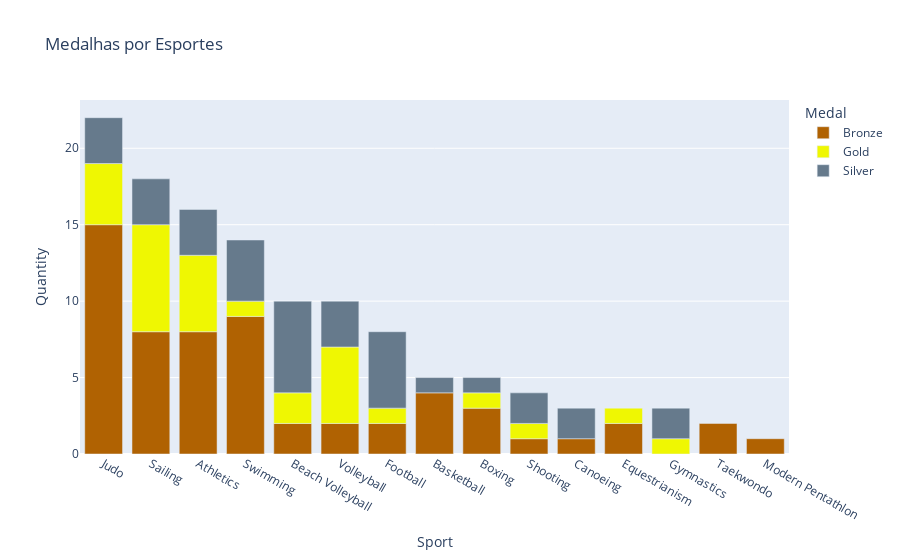

Notebook source saved alongside this figure:
### Code cell
'''
Finalmente, usando o Plotly, passamos o dataframe, com o nome dos esportes no eixo x, a quantidade de medalhas ganhas no eixo
y e o 'hue' por tipo de medalha. Passamos também a lista de esportes com quantidade de medalhas decrescente como 
parâmetro de ordenação do eixo x.
'''

fig2 = px.bar(df_atletas_brasil_medalhas_evento_esporte, x='Sport', y='Quantity', color="Medal", 
                title="Medalhas por Esportes", category_orders={ 'Sport': lista_esportes},
                color_discrete_sequence=['#b06202', '#eff702', '#667a8c'])
fig2.show()

### Figure 1 — Plotly figure (JSON) as saved in the notebook; plotly's stock layout.template omitted (floating-point values rounded to 4 significant figures)
{"data": [{"alignmentgroup": "True", "hovertemplate": "Medal=Bronze<br>Sport=%{x}<br>Quantity=%{y}<extra></extra>", "legendgroup": "Bronze", "marker": {"color": "#b06202", "pattern": {"shape": ""}}, "name": "Bronze", "offsetgroup": "Bronze", "orientation": "v", "showlegend": true, "textposition": "auto", "type": "bar", "x": ["Athletics", "Basketball", "Beach Volleyball", "Boxing", "Canoeing", "Equestrianism", "Football", "Judo", "Modern Pentathlon", "Sailing", "Shooting", "Swimming", "Taekwondo", "Volleyball"], "xaxis": "x", "y": [8, 4, 2, 3, 1, 2, 2, 15, 1, 8, 1, 9, 2, 2], "yaxis": "y"}, {"alignmentgroup": "True", "hovertemplate": "Medal=Gold<br>Sport=%{x}<br>Quantity=%{y}<extra></extra>", "legendgroup": "Gold", "marker": {"color": "#eff702", "pattern": {"shape": ""}}, "name": "Gold", "offsetgroup": "Gold", "orientation": "v", "showlegend": true, "textposition": "auto", "type": "bar", "x": ["Athletics", "Beach Volleyball", "Boxing", "Equestrianism", "Football", "Gymnastics", "Judo", "Sailing", "Shooting", "Swimming", "Volleyball"], "xaxis": "x", "y": [5, 2, 1, 1, 1, 1, 4, 7, 1, 1, 5], "yaxis": "y"}, {"alignmentgroup": "True", "hovertemplate": "Medal=Silver<br>Sport=%{x}<br>Quantity=%{y}<extra></extra>", "legendgroup": "Silver", "marker": {"color": "#667a8c", "pattern": {"shape": ""}}, "name": "Silver", "offsetgroup": "Silver", "orientation": "v", "showlegend": true, "textposition": "auto", "type": "bar", "x": ["Athletics", "Basketball", "Beach Volleyball", "Boxing", "Canoeing", "Football", "Gymnastics", "Judo", "Sailing", "Shooting", "Swimming", "Volleyball"], "xaxis": "x", "y": [3, 1, 6, 1, 2, 5, 2, 3, 3, 2, 4, 3], "yaxis": "y"}], "layout": {"barmode": "relative", "legend": {"title": {"text": "Medal"}, "tracegroupgap": 0}, "title": {"text": "Medalhas por Esportes"}, "xaxis": {"anchor": "y", "categoryarray": ["Judo", "Sailing", "Athletics", "Swimming", "Beach Volleyball", "Volleyball", "Football", "Basketball", "Boxing", "Shooting", "Canoeing", "Equestrianism", "Gymnastics", "Taekwondo", "Modern Pentathlon"], "categoryorder": "array", "domain": [0, 1], "title": {"text": "Sport"}}, "yaxis": {"anchor": "x", "domain": [0, 1], "title": {"text": "Quantity"}}}}
